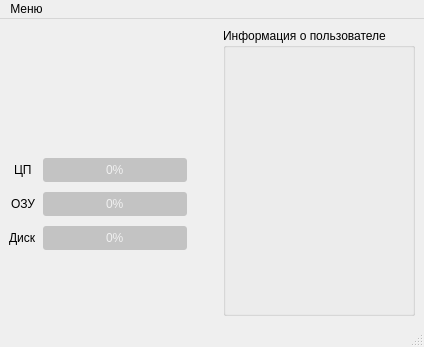
<?xml version="1.0" encoding="UTF-8"?>
<ui version="4.0">
 <class>pc_resources</class>
 <widget class="QMainWindow" name="pc_resources">
  <property name="geometry">
   <rect>
    <x>0</x>
    <y>0</y>
    <width>424</width>
    <height>347</height>
   </rect>
  </property>
  <property name="minimumSize">
   <size>
    <width>400</width>
    <height>280</height>
   </size>
  </property>
  <property name="maximumSize">
   <size>
    <width>700</width>
    <height>370</height>
   </size>
  </property>
  <property name="windowTitle">
   <string>Мониторинг ресурсов</string>
  </property>
  <widget class="QWidget" name="centralwidget">
   <layout class="QGridLayout" name="gridLayout">
    <property name="bottomMargin">
     <number>9</number>
    </property>
    <item row="0" column="0">
     <layout class="QFormLayout" name="formLayout">
      <property name="labelAlignment">
       <set>Qt::AlignHCenter|Qt::AlignTop</set>
      </property>
      <property name="formAlignment">
       <set>Qt::AlignHCenter|Qt::AlignTop</set>
      </property>
      <property name="horizontalSpacing">
       <number>6</number>
      </property>
      <property name="verticalSpacing">
       <number>10</number>
      </property>
      <property name="rightMargin">
       <number>30</number>
      </property>
      <item row="0" column="1">
       <widget class="QLabel" name="image">
        <property name="minimumSize">
         <size>
          <width>140</width>
          <height>120</height>
         </size>
        </property>
        <property name="maximumSize">
         <size>
          <width>164</width>
          <height>140</height>
         </size>
        </property>
        <property name="text">
         <string/>
        </property>
        <property name="pixmap">
         <pixmap resource="resource.qrc">:/resources/img/pngwing.com.png</pixmap>
        </property>
        <property name="alignment">
         <set>Qt::AlignCenter</set>
        </property>
       </widget>
      </item>
      <item row="1" column="0">
       <widget class="QLabel" name="label_CPU">
        <property name="text">
         <string>ЦП</string>
        </property>
       </widget>
      </item>
      <item row="1" column="1">
       <widget class="QProgressBar" name="pB_CPU">
        <property name="minimumSize">
         <size>
          <width>68</width>
          <height>24</height>
         </size>
        </property>
        <property name="maximumSize">
         <size>
          <width>188</width>
          <height>24</height>
         </size>
        </property>
        <property name="styleSheet">
         <string notr="true">QProgressBar {
	background-color: rgb(195, 195, 195);
	color: rgb(240, 240, 240);
	border-style: solid;
	border-radius: 3px;
	text-align: center;
}

QProgressBar::chunk {
	border-radius: 3px;
	background-color: qlineargradient(spread:pad, x1:0, y1:0, x2:1, y2:1, stop:0 rgba(255, 157, 38, 255), stop:1 rgba(255, 223, 62, 255));
}</string>
        </property>
        <property name="value">
         <number>0</number>
        </property>
       </widget>
      </item>
      <item row="2" column="0">
       <widget class="QLabel" name="label_RAM">
        <property name="text">
         <string>ОЗУ</string>
        </property>
       </widget>
      </item>
      <item row="2" column="1">
       <widget class="QProgressBar" name="pB_RAM">
        <property name="minimumSize">
         <size>
          <width>68</width>
          <height>24</height>
         </size>
        </property>
        <property name="maximumSize">
         <size>
          <width>188</width>
          <height>24</height>
         </size>
        </property>
        <property name="styleSheet">
         <string notr="true">QProgressBar {
	background-color: rgb(195, 195, 195);
	color: rgb(240, 240, 240);
	border-style: solid;
	border-radius: 3px;
	text-align: center;
}

QProgressBar::chunk {
	border-radius: 3px;
	background-color: qlineargradient(spread:pad, x1:0, y1:0, x2:1, y2:1, stop:0 rgba(255, 157, 38, 255), stop:1 rgba(255, 223, 62, 255));
}</string>
        </property>
        <property name="value">
         <number>0</number>
        </property>
       </widget>
      </item>
      <item row="3" column="0">
       <widget class="QLabel" name="label_DISK">
        <property name="text">
         <string>Диск</string>
        </property>
       </widget>
      </item>
      <item row="3" column="1">
       <widget class="QProgressBar" name="pB_DISK">
        <property name="minimumSize">
         <size>
          <width>68</width>
          <height>24</height>
         </size>
        </property>
        <property name="maximumSize">
         <size>
          <width>188</width>
          <height>24</height>
         </size>
        </property>
        <property name="styleSheet">
         <string notr="true">QProgressBar {
	background-color: rgb(195, 195, 195);
	color: rgb(240, 240, 240);
	border-style: solid;
	border-radius: 3px;
	text-align: center;
}

QProgressBar::chunk {
	border-radius: 3px;
	background-color: qlineargradient(spread:pad, x1:0, y1:0, x2:1, y2:1, stop:0 rgba(255, 157, 38, 255), stop:1 rgba(255, 223, 62, 255));
}</string>
        </property>
        <property name="value">
         <number>0</number>
        </property>
       </widget>
      </item>
     </layout>
    </item>
    <item row="0" column="1">
     <widget class="QGroupBox" name="groupBox">
      <property name="minimumSize">
       <size>
        <width>150</width>
        <height>0</height>
       </size>
      </property>
      <property name="maximumSize">
       <size>
        <width>16777215</width>
        <height>16777215</height>
       </size>
      </property>
      <property name="title">
       <string>Информация о пользователе</string>
      </property>
      <widget class="QLabel" name="label_Name">
       <property name="geometry">
        <rect>
         <x>10</x>
         <y>20</y>
         <width>170</width>
         <height>31</height>
        </rect>
       </property>
       <property name="font">
        <font>
         <family>Times New Roman</family>
         <pointsize>12</pointsize>
        </font>
       </property>
       <property name="text">
        <string/>
       </property>
      </widget>
      <widget class="QLabel" name="label_IP_address">
       <property name="geometry">
        <rect>
         <x>10</x>
         <y>180</y>
         <width>170</width>
         <height>101</height>
        </rect>
       </property>
       <property name="font">
        <font>
         <family>Times New Roman</family>
         <pointsize>12</pointsize>
        </font>
       </property>
       <property name="text">
        <string/>
       </property>
      </widget>
      <widget class="QLabel" name="label_PC_time">
       <property name="geometry">
        <rect>
         <x>10</x>
         <y>59</y>
         <width>170</width>
         <height>111</height>
        </rect>
       </property>
       <property name="font">
        <font>
         <family>Times New Roman</family>
         <pointsize>12</pointsize>
        </font>
       </property>
       <property name="text">
        <string/>
       </property>
      </widget>
     </widget>
    </item>
   </layout>
  </widget>
  <widget class="QMenuBar" name="menubar">
   <property name="geometry">
    <rect>
     <x>0</x>
     <y>0</y>
     <width>424</width>
     <height>22</height>
    </rect>
   </property>
   <widget class="QMenu" name="menu">
    <property name="title">
     <string>Меню</string>
    </property>
    <widget class="QMenu" name="menu_2">
     <property name="title">
      <string>Выбрать картинку</string>
     </property>
     <addaction name="action_Image_PC"/>
     <addaction name="action_Image_Printer"/>
     <addaction name="action_Image_Laptop"/>
     <addaction name="action_Image_Server"/>
    </widget>
    <addaction name="menu_2"/>
    <addaction name="action_UserInfo"/>
    <addaction name="action_ConnectToServer"/>
   </widget>
   <addaction name="menu"/>
  </widget>
  <widget class="QStatusBar" name="statusbar"/>
  <action name="action_Image_PC">
   <property name="icon">
    <iconset resource="resource.qrc">
     <normaloff>:/resources/img/pngwing.com.png</normaloff>:/resources/img/pngwing.com.png</iconset>
   </property>
   <property name="text">
    <string>Компьютер</string>
   </property>
  </action>
  <action name="action_Image_Printer">
   <property name="icon">
    <iconset resource="resource.qrc">
     <normaloff>:/resources/img/pngwing.com (1).png</normaloff>:/resources/img/pngwing.com (1).png</iconset>
   </property>
   <property name="text">
    <string>Принтер</string>
   </property>
  </action>
  <action name="action_Image_Laptop">
   <property name="icon">
    <iconset resource="resource.qrc">
     <normaloff>:/resources/img/pngwing.com (2).png</normaloff>:/resources/img/pngwing.com (2).png</iconset>
   </property>
   <property name="text">
    <string>Ноутбук</string>
   </property>
   <property name="toolTip">
    <string>Ноутбук</string>
   </property>
  </action>
  <action name="action_UserInfo">
   <property name="checkable">
    <bool>true</bool>
   </property>
   <property name="text">
    <string>Информация о пользователе</string>
   </property>
  </action>
  <action name="action_Image_Server">
   <property name="icon">
    <iconset resource="resource.qrc">
     <normaloff>:/resources/img/pngwing.com (3).png</normaloff>:/resources/img/pngwing.com (3).png</iconset>
   </property>
   <property name="text">
    <string>Сервер</string>
   </property>
  </action>
  <action name="action_ConnectToServer">
   <property name="text">
    <string>Подключиться к серверу</string>
   </property>
  </action>
 </widget>
 <resources>
  <include location="resource.qrc"/>
 </resources>
 <connections/>
</ui>
